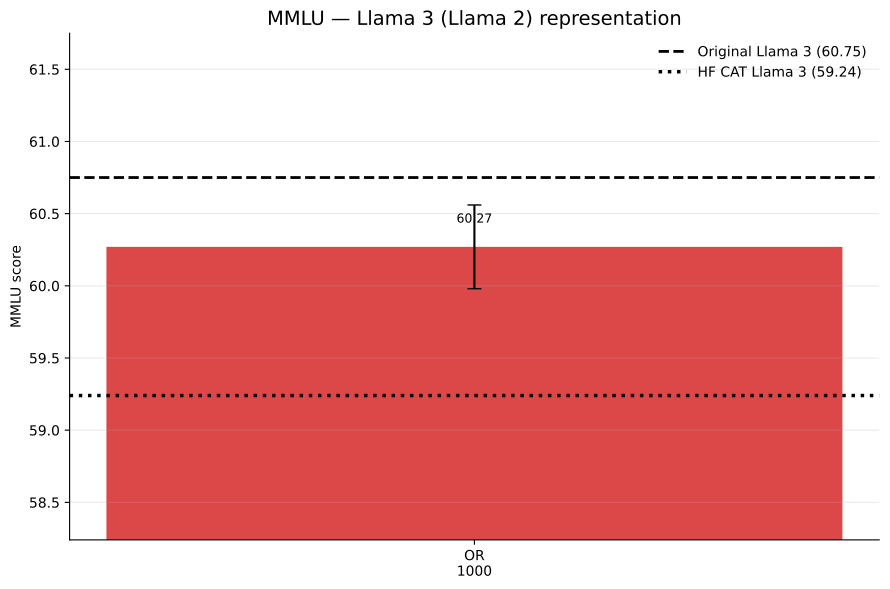

Python code for this plot:
import numpy as np
import matplotlib.pyplot as plt

from pathlib import Path
from matplotlib.backends.backend_pdf import PdfPages


# ============================================================
# Configuration
# ============================================================

MODEL_NAME = "Llama 3 (Llama 2)"

rows = [
    "only UltraChat",
    "OR (1000)",
    "trimmed OR (1000)",
]

# Same colors across ALL experiments/scripts
colors = {
    "only UltraChat":      "C0",
    "OR (100)":            "C1",
    "OR (500)":            "C2",
    "OR (1000)":           "C3",
    "trimmed OR (1000)":   "C4",
    "OR (3000)":           "C5",
}

eps = np.array([0.075, 0.150, 0.300, 0.600])


# ============================================================
# MMLU
# ============================================================

mmlu_github = {
    "only UltraChat":      None,
    "OR (1000)":           (60.27, 0.29),
    "trimmed OR (1000)":   None,
}

mmlu_references = {
    "Original Llama 3": 60.75,
    "HuggingFace CAT Llama 3": 59.24,
}

mmlu_relative = {
    "only UltraChat": {
        "y":   [59.74, 59.35, 57.69, 54.94],
        "err": [0.17, 0.55, 0.45, 0.98],
    },
    "OR (1000)": {
        "y":   [60.08, 60.17, 58.33, 55.07],
        "err": [None, None, None, 1.59],
    },
    "trimmed OR (1000)": {
        "y":   [None, None, 58.51, 55.15],
        "err": [None, None, None, 1.57],
    },
}


# ============================================================
# ARC-E
# ============================================================

arce_github = {
    "only UltraChat":      None,
    "OR (1000)":           (80.60, 0.48),
    "trimmed OR (1000)":   None,
}

arce_references = {
    "Original Llama 3": 79.12,
    "HuggingFace CAT Llama 3": 80.93,
}

arce_relative = {
    "only UltraChat": {
        "y":   [80.80, 79.45, 74.99, 47.97],
        "err": [0.44, 0.81, 1.58, 4.30],
    },
    "OR (1000)": {
        "y":   [80.85, 80.13, 73.65, 42.34],
        "err": [None, None, None, 5.56],
    },
    "trimmed OR (1000)": {
        "y":   [None, None, 73.23, 36.97],
        "err": [None, None, None, 3.74],
    },
}


# ============================================================
# ARC-C
# ============================================================

arcc_github = {
    "only UltraChat":      None,
    "OR (1000)":           (50.88, 0.71),
    "trimmed OR (1000)":   None,
}

arcc_references = {
    "Original Llama 3": 49.40,
    "HuggingFace CAT Llama 3": 50.77,
}

arcc_relative = {
    "only UltraChat": {
        "y":   [51.45, 49.69, 47.32, 37.37],
        "err": [0.38, 1.00, 0.40, 2.10],
    },
    "OR (1000)": {
        "y":   [51.45, 49.66, 45.48, 32.85],
        "err": [None, None, None, 1.95],
    },
    "trimmed OR (1000)": {
        "y":   [None, None, 45.99, 32.20],
        "err": [None, None, None, 2.46],
    },
}


# ============================================================
# Labels
# ============================================================

labels = {
    "only UltraChat": "UltraChat",
    "OR (100)": "OR\n100",
    "OR (500)": "OR\n500",
    "OR (1000)": "OR\n1000",
    "trimmed OR (1000)": "Trimmed OR\n1000",
    "OR (3000)": "OR\n3000",
}


# ============================================================
# Representation plot
# ============================================================

def plot_representation(data, references, metric):
    fig, ax = plt.subplots(figsize=(9, 6))

    available_rows = [
        row for row in rows
        if data.get(row) is not None
    ]

    x = np.arange(len(available_rows))

    values = [
        data[row][0]
        for row in available_rows
    ]

    errors = [
        data[row][1] if data[row][1] is not None else 0
        for row in available_rows
    ]

    bars = ax.bar(
        x,
        values,
        yerr=errors,
        capsize=5,
        width=0.60,
        color=[colors[row] for row in available_rows],
        alpha=0.85,
    )

    # --------------------------------------------------------
    # Reference lines
    # --------------------------------------------------------

    original = references["Original Llama 3"]
    hf = references["HuggingFace CAT Llama 3"]

    ax.axhline(
        original,
        color="black",
        linestyle="--",
        linewidth=2,
        label=f"Original Llama 3 ({original:.2f})",
    )

    ax.axhline(
        hf,
        color="black",
        linestyle=":",
        linewidth=2.5,
        label=f"HF CAT Llama 3 ({hf:.2f})",
    )

    # --------------------------------------------------------
    # Labels
    # --------------------------------------------------------

    ax.set_xticks(x)
    ax.set_xticklabels([
        labels[row]
        for row in available_rows
    ])

    # Numerical value above each bar
    for bar, value in zip(bars, values):
        ax.text(
            bar.get_x() + bar.get_width() / 2,
            bar.get_height() + 0.15,
            f"{value:.2f}",
            ha="center",
            va="bottom",
            fontsize=9,
        )

    # --------------------------------------------------------
    # Adaptive y-axis
    # --------------------------------------------------------

    all_values = values + [original, hf]

    ymin = min(all_values)
    ymax = max(all_values)

    padding = max(
        (ymax - ymin) * 0.25,
        1,
    )

    ax.set_ylim(
        max(0, ymin - padding),
        ymax + padding,
    )

    # --------------------------------------------------------
    # Styling
    # --------------------------------------------------------

    ax.set_title(
        f"{metric} — {MODEL_NAME} representation",
        fontsize=14,
    )

    ax.set_ylabel(f"{metric} score")

    ax.grid(
        axis="y",
        alpha=0.25,
    )

    ax.spines["top"].set_visible(False)
    ax.spines["right"].set_visible(False)

    ax.legend(
        frameon=False,
        loc="best",
    )

    fig.tight_layout()

    return fig, ax


# ============================================================
# Relative-lr plot
# ============================================================

def plot_relative_lr(data, metric):
    fig, ax = plt.subplots(figsize=(9, 6))

    all_values = []

    for row in rows:

        y = np.array([
            np.nan if v is None else float(v)
            for v in data[row]["y"]
        ])

        # Skip completely missing series
        if np.all(np.isnan(y)):
            continue

        all_values.extend(
            y[~np.isnan(y)].tolist()
        )

        # ----------------------------------------------------
        # Line + markers
        # ----------------------------------------------------

        ax.plot(
            eps,
            y,
            marker="o",
            markersize=7,
            linewidth=2,
            color=colors[row],
            label=row,
        )

        # ----------------------------------------------------
        # Error bars
        # ----------------------------------------------------

        for x_i, y_i, err_i in zip(
            eps,
            data[row]["y"],
            data[row]["err"],
        ):
            if y_i is None or err_i is None:
                continue

            ax.errorbar(
                x_i,
                y_i,
                yerr=err_i,
                fmt="none",
                capsize=4,
                color=colors[row],
            )

    # --------------------------------------------------------
    # Adaptive y-axis
    # --------------------------------------------------------

    ymin = min(all_values)
    ymax = max(all_values)

    padding = max(
        (ymax - ymin) * 0.10,
        1,
    )

    ax.set_ylim(
        max(0, ymin - padding),
        ymax + padding,
    )

    # --------------------------------------------------------
    # Axis labels
    # --------------------------------------------------------

    ax.set_xlabel(
        r"Self $\epsilon$ (relative lr)"
    )

    ax.set_ylabel(
        f"{metric} score"
    )

    ax.set_xticks(eps)

    ax.set_xticklabels([
        "0.075",
        "0.150",
        "0.300",
        "0.600",
    ])

    # --------------------------------------------------------
    # Styling
    # --------------------------------------------------------

    ax.set_title(
        f"{metric} — {MODEL_NAME} relative learning rate",
        fontsize=14,
    )

    ax.grid(
        axis="y",
        alpha=0.25,
    )

    ax.spines["top"].set_visible(False)
    ax.spines["right"].set_visible(False)

    ax.legend(
        frameon=False,
        bbox_to_anchor=(1.02, 1),
        loc="upper left",
    )

    fig.tight_layout()

    return fig, ax


# ============================================================
# Generate all six figures
# ============================================================

figures = []


# ------------------------------------------------------------
# MMLU
# ------------------------------------------------------------

fig, ax = plot_representation(
    mmlu_github,
    mmlu_references,
    "MMLU",
)
figures.append(fig)

fig, ax = plot_relative_lr(
    mmlu_relative,
    "MMLU",
)
figures.append(fig)


# ------------------------------------------------------------
# ARC-E
# ------------------------------------------------------------

fig, ax = plot_representation(
    arce_github,
    arce_references,
    "ARC-E",
)
figures.append(fig)

fig, ax = plot_relative_lr(
    arce_relative,
    "ARC-E",
)
figures.append(fig)


# ------------------------------------------------------------
# ARC-C
# ------------------------------------------------------------

fig, ax = plot_representation(
    arcc_github,
    arcc_references,
    "ARC-C",
)
figures.append(fig)

fig, ax = plot_relative_lr(
    arcc_relative,
    "ARC-C",
)
figures.append(fig)


# ============================================================
# Save ALL six figures to ONE multipage PDF
#
# Example:
#
#     capabilities_llama2.py
#
# creates:
#
#     capabilities_llama2.pdf
#
# in the same directory.
# ============================================================

script_path = Path(__file__).resolve()
pdf_path = script_path.with_suffix(".pdf")

with PdfPages(pdf_path) as pdf:
    for fig in figures:
        pdf.savefig(
            fig,
            bbox_inches="tight",
        )

print(
    f"Saved {len(figures)} figures to:\n"
    f"{pdf_path}"
)


# ============================================================
# Display
# ============================================================

plt.show()
